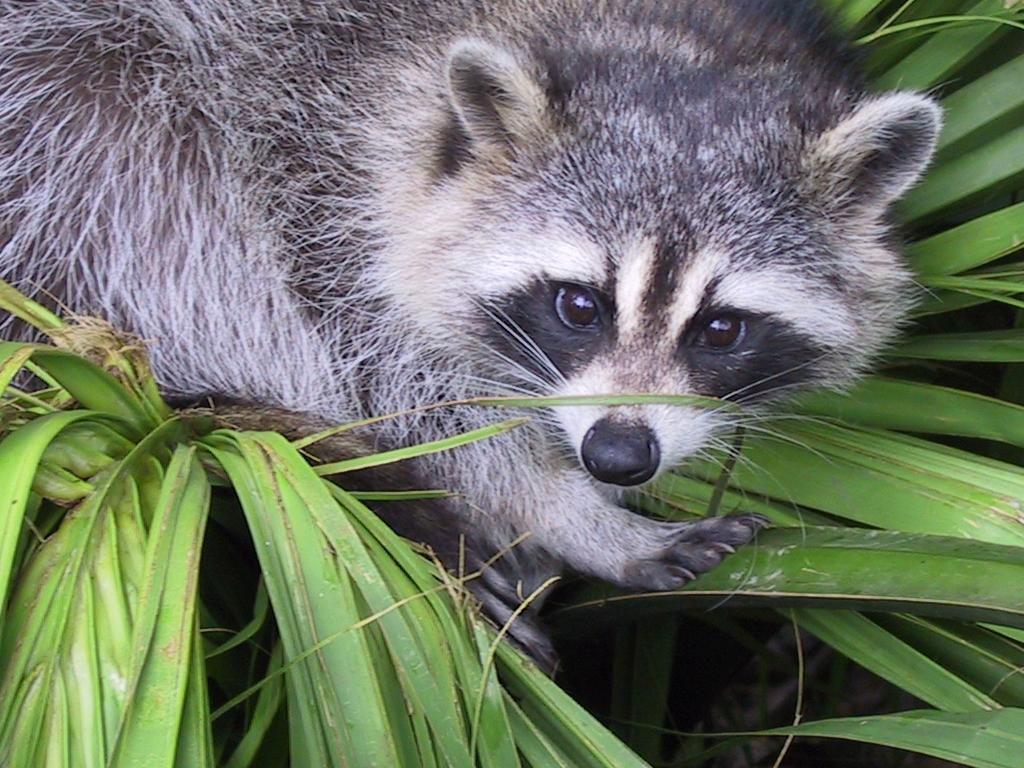
#> input picture 1-Array/ex04/animal.jpeg, 1024 x 768 px
$ python rotate.py
#> lines starting #> are read from the running program, lines starting #| are printed output that depends on the picture
#> in main, img is the input picture: shape (768, 1024, 3); mean R, G, B 110.7, 117.7, 102.1
from matplotlib import pyplot as plt
from matplotlib import image
import numpy as np


def zoom(img: np.ndarray) -> np.ndarray:
    '''a function which cuts a picture to zoom in on a specific area

    the values chosen here are random.
    The result is returned.'''
    return img[100:500, 500:800,]
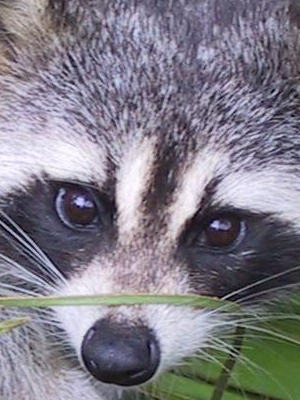
#> returned value: shape (400, 300, 3); mean of channels 0, 1, 2 128.1, 124.6, 135.1; drawn as R, G, B


def ft_rotate(img: np.ndarray) -> None:
    '''This is a simple function which calls np.T method to transpose the image.

    It prints the old and new shape and data and then returns the result.'''
    img = zoom(img)
    print("The shape of image is:", img.shape)
#| The shape of image is: (400, 300, 3)
    print(img)
#> (printed output is left out)
    img = np.transpose(img, axes=(1, 0, 2))
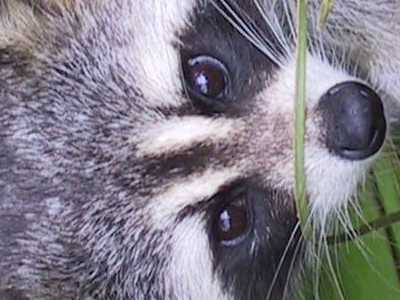
#> img: shape (300, 400, 3); mean of channels 0, 1, 2 128.1, 124.6, 135.1; drawn as R, G, B
    print("New shape after Transpose:", img.shape)
#| New shape after Transpose: (300, 400, 3)
    return img


def main():
    img = image.imread('animal.jpeg')
    img = ft_rotate(img)
    plt.imshow(img)
    plt.show()


if __name__ == '__main__':
    main()
